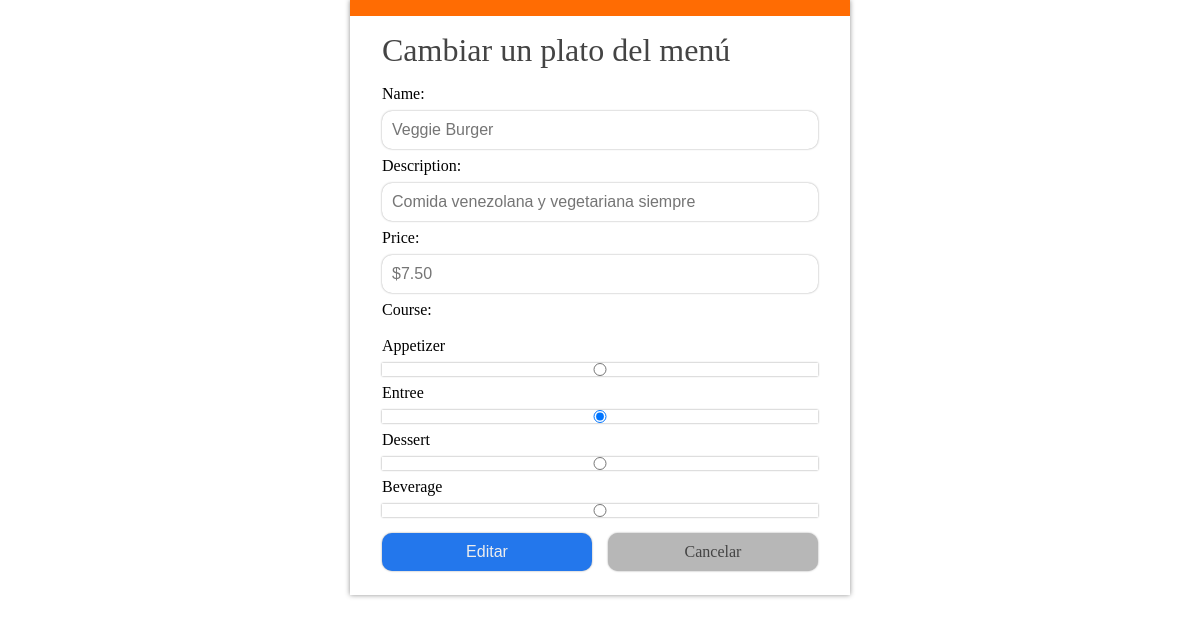
/restaurant/1/menu/1/edit, run on an earlier commit of the app's database.
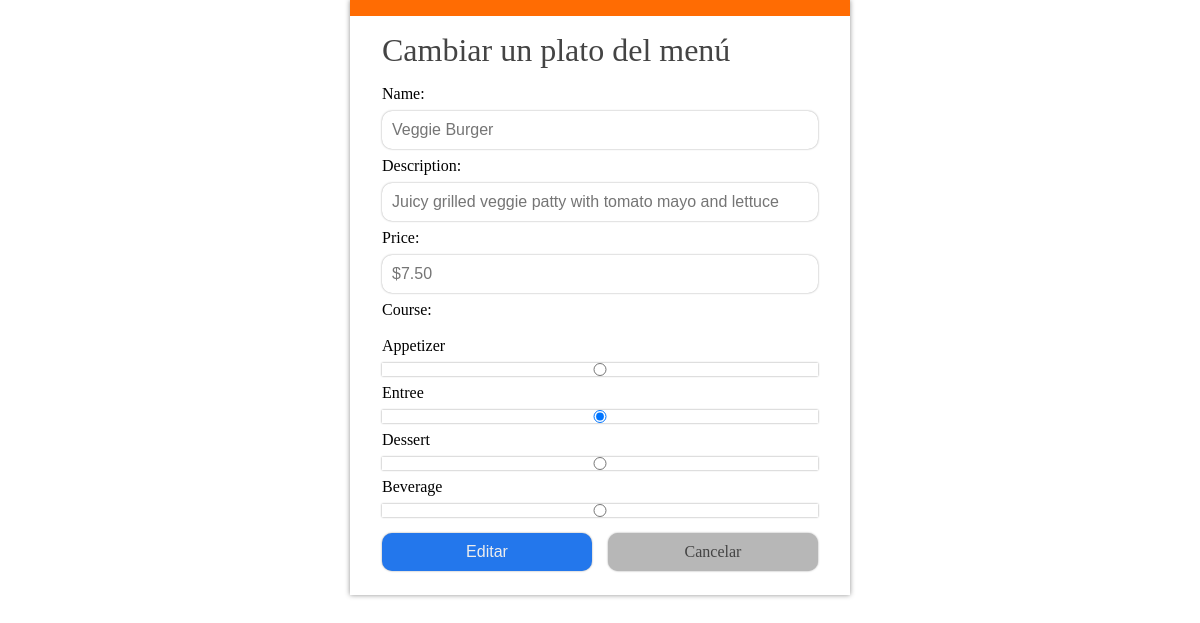
And on a later commit of the database.
### el finalfinal proyecto/database_setup.py (models this page shows, shortened)
class MenuItem(Base):
    __tablename__ = 'menu_item'
    name = Column(String(80), nullable=False)
    id = Column(Integer, primary_key=True)
    description = Column(String(250))
    price = Column(String(8))
    course = Column(String(250))
    restaurant_id = Column(Integer, ForeignKey('restaurant.id'))
    restaurant = relationship(Restaurant)

### el finalfinal proyecto/finalproject.py (the view)
@app.route('/restaurant/<int:restaurant_id>/menu/<int:menu_id>/edit', methods=['GET', 'POST'])
def editMenuItem(restaurant_id, menu_id):
    DBSession = sessionmaker(bind=engine)
    session = DBSession()
    editedItem = session.query(MenuItem).filter_by(id=menu_id).one()
    if request.method == 'POST':
        if request.form['name']:
            editedItem.name = request.form['name']
        if request.form['description']:
            editedItem.description = request.form['description']
        if request.form['price']:
            editedItem.price = request.form['price']
        if request.form['course']:
            editedItem.course = request.form['course']
        session.add(editedItem)
        session.commit()
        print("Se editó correctamente el item del menú")
        return redirect(url_for('showMenu', restaurant_id=restaurant_id))
    else:
        return render_template(
            'editmenuitem.html', restaurant_id=restaurant_id, menu_id=menu_id, item=editedItem)

### el finalfinal proyecto/templates/editmenuitem.html (shortened to what this page needs)
<!DOCTYPE html>
<html lang="en">
<head>
	<link rel=stylesheet type=text/css href="{{ url_for('static', filename='edit.css') }}">
</head>
<body>
	<form action="#" method = 'post'>
	<h1> Cambiar un plato del menú </h1>
	<p>Name:</p>
		<input type ='text' size='30' name='name' placeholder = '{{item.name }}'>
	<p>Description:</p>
		<input type ='text' size='30' name='description' placeholder = '{{item.description}}'>
	<p>Price:</p>
		<input type ='text' size='30' name='price' placeholder = '{{item.price}}'>
	<p>Course:<p><br>
	{% if item.course == 'Appetizer' %}
	Appetizer
		<input type ='radio' name='course' value='Appetizer'checked>
	{%else%}
	Appetizer
	<input type ='radio' name='course' value='Appetizer'>
	{% endif %}
	{% if item.course == 'Entree' %}
	Entree
	<input type ='radio' name='course' value='Entree' checked>
	{%else%}
	Entree
		<input type ='radio' name='course' value='Entree'>
	{% endif %}
	{% if item.course == 'Dessert'%}
	Dessert
		<input type ='radio' name='course' value='Dessert'checked>
	{% else %}
	Dessert
	   <input type ='radio' name='course' value='Dessert'>
	{% endif %}
	{%if item.course =='Beverage'%}
	Beverage
		<input type ='radio' name='course' value='Beverage'checked>
	{% else %}
	Beverage
		<input type ='radio' name='course' value='Beverage'>
	{% endif %}
	<div class="botones">
		<input type='submit' value='Editar'>
		<a href='{{url_for('showRestaurants')}}'>Cancelar</a>
	</div>
	</form>
</body>
</html>

What changed in the data, as far as the page shows it:
changed MenuItem "Veggie Burger": description "Comida venezolana y vegetariana siempre" → "Juicy grilled veggie patty with tomato mayo and lettuce"
